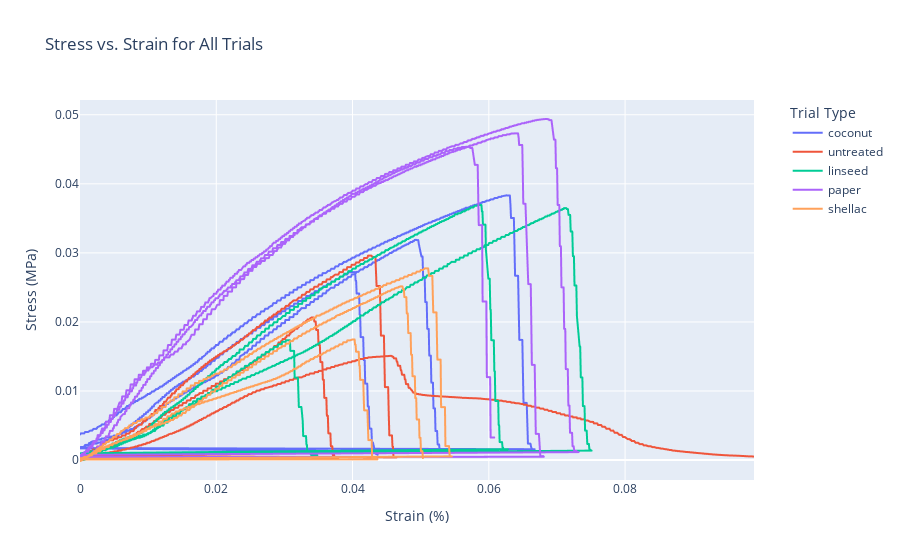

The code cell stored with this chart in its notebook:
### Code cell
# Combine all dataframes into one
combined_df = pd.concat(all_data)

# Plot using Plotly
fig = px.line(
    combined_df,
    x="Strain (%)", # x = 'Distance (millimeters)',
    y="Stress (MPa)", # y = 'Force (Newtons)', 
    color="Trial Type",
    title="Stress vs. Strain for All Trials",
    labels={"Strain (%)": "Strain (%)", "Stress (MPa)": "Stress (MPa)"},
)

fig.update_layout(
    legend_title_text="Trial Type", legend=dict(x=1.05, y=1, traceorder="normal")
)

fig.show()

### Figure 1 — Plotly figure (JSON) as saved in the notebook; plotly's stock layout.template omitted (floating-point values rounded to 4 significant figures; data arrays with more than 128 entries replaced by an {"elided": "..."} marker saying what was removed)
{"data": [{"hovertemplate": "Trial Type=coconut<br>Strain (%)=%{x}<br>Stress (MPa)=%{y}<extra></extra>", "legendgroup": "coconut", "line": {"color": "#636efa", "dash": "solid"}, "marker": {"symbol": "circle"}, "mode": "lines", "name": "coconut", "showlegend": true, "type": "scattergl", "x": {"elided": "2132 float values"}, "xaxis": "x", "y": {"elided": "2132 float values"}, "yaxis": "y"}, {"hovertemplate": "Trial Type=untreated<br>Strain (%)=%{x}<br>Stress (MPa)=%{y}<extra></extra>", "legendgroup": "untreated", "line": {"color": "#EF553B", "dash": "solid"}, "marker": {"symbol": "circle"}, "mode": "lines", "name": "untreated", "showlegend": true, "type": "scattergl", "x": {"elided": "2360 float values"}, "xaxis": "x", "y": {"elided": "2360 float values"}, "yaxis": "y"}, {"hovertemplate": "Trial Type=linseed<br>Strain (%)=%{x}<br>Stress (MPa)=%{y}<extra></extra>", "legendgroup": "linseed", "line": {"color": "#00cc96", "dash": "solid"}, "marker": {"symbol": "circle"}, "mode": "lines", "name": "linseed", "showlegend": true, "type": "scattergl", "x": {"elided": "2624 float values"}, "xaxis": "x", "y": {"elided": "2624 float values"}, "yaxis": "y"}, {"hovertemplate": "Trial Type=paper<br>Strain (%)=%{x}<br>Stress (MPa)=%{y}<extra></extra>", "legendgroup": "paper", "line": {"color": "#ab63fa", "dash": "solid"}, "marker": {"symbol": "circle"}, "mode": "lines", "name": "paper", "showlegend": true, "type": "scattergl", "x": {"elided": "2806 float values"}, "xaxis": "x", "y": {"elided": "2806 float values"}, "yaxis": "y"}, {"hovertemplate": "Trial Type=shellac<br>Strain (%)=%{x}<br>Stress (MPa)=%{y}<extra></extra>", "legendgroup": "shellac", "line": {"color": "#FFA15A", "dash": "solid"}, "marker": {"symbol": "circle"}, "mode": "lines", "name": "shellac", "showlegend": true, "type": "scattergl", "x": {"elided": "2414 float values"}, "xaxis": "x", "y": {"elided": "2414 float values"}, "yaxis": "y"}], "layout": {"legend": {"title": {"text": "Trial Type"}, "tracegroupgap": 0, "traceorder": "normal", "x": 1.05, "y": 1}, "title": {"text": "Stress vs. Strain for All Trials"}, "xaxis": {"anchor": "y", "domain": [0, 1], "title": {"text": "Strain (%)"}}, "yaxis": {"anchor": "x", "domain": [0, 1], "title": {"text": "Stress (MPa)"}}}}
